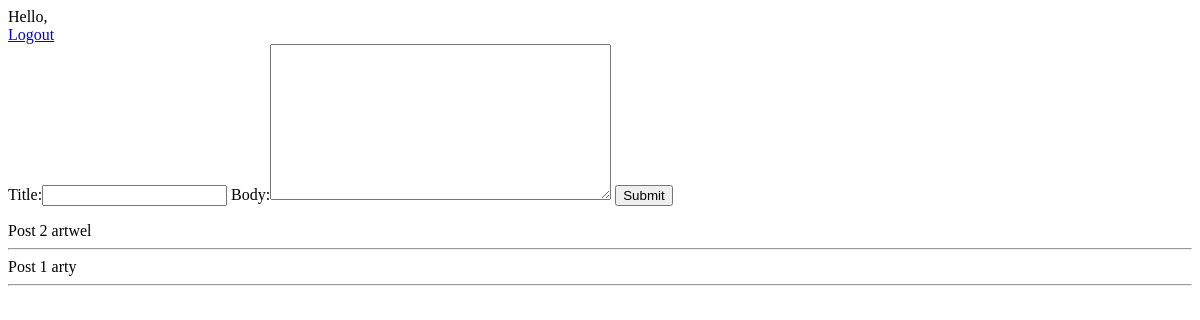
Before: / (signed in) with the older database file.
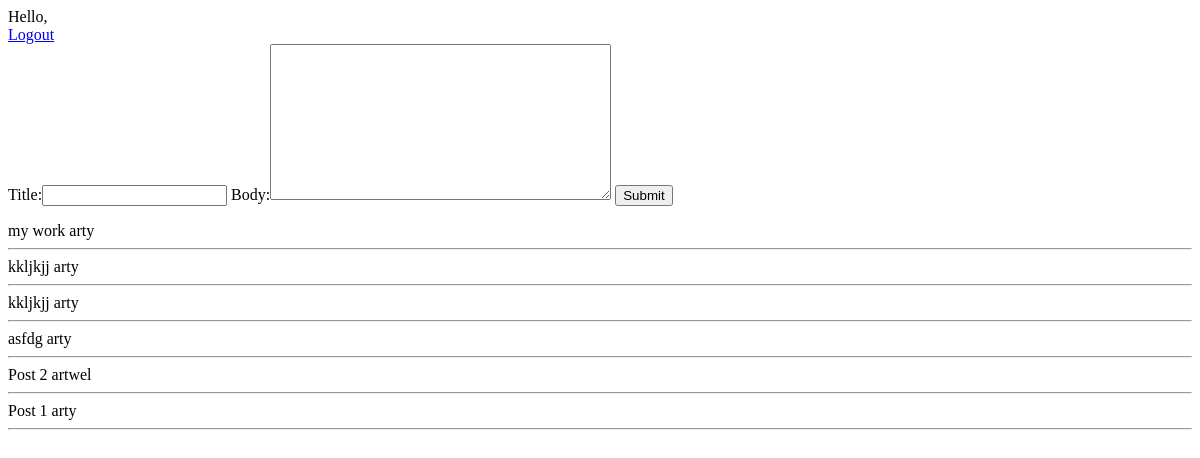
After: the same page with the newer database file.
### feed/models.py (models this page shows, shortened)
class Post(models.Model):
    title = models.CharField(max_length=200)
    body = models.TextField()
    author = models.ForeignKey(User,related_name='feed_post')
    created = models.DateTimeField(auto_now_add=True)
    updated = models.DateTimeField(auto_now=True)

### feed/views.py (the view)
# urls.py: url(r'^$', views.index,name ='index'),
@login_required
def index(request):
    recent_posts_list =Post.objects.order_by('-created')[:10]
    form = PostForm()
    user = request.user
    context = {'recent_posts_list': recent_posts_list,'form': form}
    if request.method =="POST":
        form =PostForm(request.POST, request.FILES)
        if form.is_valid():
            post = form.save(commit=False)
            post.author = request.user
            post.save()
    else:
        form = PostForm()
    return render(request,'index.html', context)

### feed/forms.py
class PostForm(forms.ModelForm):
    class Meta:
        model = Post
        fields = ['title','body']

### feed/templates/index.html (shortened to what this page needs)
<br><a href="{% url 'feed:logout_view'%}">Logout</a>
<form method="POST">{% csrf_token %}
    {{form}}
    <input type="submit" name="Submit"/>
</form>
{% for post in recent_posts_list %}
  {{post.title}}
  {{post.author}}
  <hr>
{% endfor %}

Changed rows visible on the page:
added Post: title "my work", author "arty"
added Post: title "kkljkjj", author "arty"
added Post: title "kkljkjj", author "arty"
added Post: title "asfdg", author "arty"
